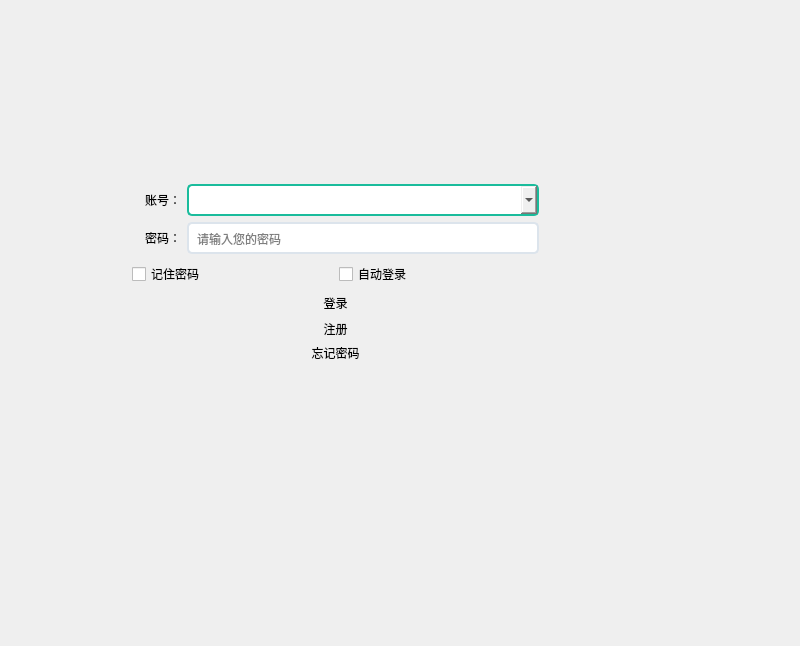
<?xml version="1.0" encoding="UTF-8"?>
<ui version="4.0">
 <class>Widget</class>
 <widget class="QWidget" name="Widget">
  <property name="geometry">
   <rect>
    <x>0</x>
    <y>0</y>
    <width>800</width>
    <height>646</height>
   </rect>
  </property>
  <property name="windowTitle">
   <string>Widget</string>
  </property>
  <property name="styleSheet">
   <string notr="true"/>
  </property>
  <widget class="QWidget" name="verticalLayoutWidget">
   <property name="geometry">
    <rect>
     <x>50</x>
     <y>110</y>
     <width>671</width>
     <height>361</height>
    </rect>
   </property>
   <layout class="QVBoxLayout" name="verticalLayout">
    <item>
     <widget class="QStackedWidget" name="stackedWidget">
      <property name="styleSheet">
       <string notr="true">QLineEdit{border-style:none;padding:6px;border-radius:5px;border:2px solid #DCE4EC;}
QLineEdit:focus{border:2px solid #1ABC9C;}

</string>
      </property>
      <property name="currentIndex">
       <number>0</number>
      </property>
      <widget class="QWidget" name="page">
       <property name="styleSheet">
        <string notr="true">#page{border-image: url(:/Art/bkglu.png);}</string>
       </property>
       <widget class="QWidget" name="verticalLayoutWidget_2">
        <property name="geometry">
         <rect>
          <x>60</x>
          <y>50</y>
          <width>429</width>
          <height>205</height>
         </rect>
        </property>
        <layout class="QVBoxLayout" name="verticalLayout_2">
         <item>
          <layout class="QGridLayout" name="gridLayout">
           <item row="0" column="1">
            <widget class="QLabel" name="label_2">
             <property name="text">
              <string>账号：</string>
             </property>
            </widget>
           </item>
           <item row="1" column="1">
            <widget class="QLabel" name="label_3">
             <property name="text">
              <string>密码：</string>
             </property>
            </widget>
           </item>
           <item row="1" column="2">
            <widget class="QLineEdit" name="Password_lineedit">
             <property name="styleSheet">
              <string notr="true"/>
             </property>
             <property name="echoMode">
              <enum>QLineEdit::Password</enum>
             </property>
             <property name="placeholderText">
              <string>请输入您的密码</string>
             </property>
            </widget>
           </item>
           <item row="0" column="0" rowspan="2">
            <widget class="QLabel" name="photo">
             <property name="styleSheet">
              <string notr="true">border-image: url(:/sucai/HeadPicture.ico);</string>
             </property>
             <property name="text">
              <string/>
             </property>
            </widget>
           </item>
           <item row="0" column="2">
            <widget class="QComboBox" name="Account_lineedit">
             <property name="styleSheet">
              <string notr="true">border-style:none;padding:6px;border-radius:5px;border:2px solid #DCE4EC;
border:2px solid #1ABC9C;</string>
             </property>
             <property name="editable">
              <bool>true</bool>
             </property>
            </widget>
           </item>
          </layout>
         </item>
         <item>
          <layout class="QHBoxLayout" name="horizontalLayout">
           <item>
            <widget class="QCheckBox" name="remmberPassword">
             <property name="styleSheet">
              <string notr="true"/>
             </property>
             <property name="text">
              <string>记住密码</string>
             </property>
            </widget>
           </item>
           <item>
            <widget class="QCheckBox" name="autoLogin">
             <property name="text">
              <string>自动登录</string>
             </property>
            </widget>
           </item>
          </layout>
         </item>
         <item>
          <layout class="QVBoxLayout" name="verticalLayout_3">
           <item>
            <widget class="QPushButton" name="Login">
             <property name="styleSheet">
              <string notr="true">border:none;</string>
             </property>
             <property name="text">
              <string>登录</string>
             </property>
            </widget>
           </item>
          </layout>
         </item>
         <item>
          <layout class="QVBoxLayout" name="verticalLayout_4">
           <item>
            <widget class="QPushButton" name="register1">
             <property name="styleSheet">
              <string notr="true">border:none;</string>
             </property>
             <property name="text">
              <string>注册</string>
             </property>
            </widget>
           </item>
           <item>
            <widget class="QPushButton" name="forgetPWBt">
             <property name="styleSheet">
              <string notr="true">border:none;</string>
             </property>
             <property name="text">
              <string>忘记密码</string>
             </property>
            </widget>
           </item>
          </layout>
         </item>
        </layout>
       </widget>
      </widget>
      <widget class="QWidget" name="page_4">
       <widget class="QWidget" name="gridLayoutWidget">
        <property name="geometry">
         <rect>
          <x>30</x>
          <y>30</y>
          <width>601</width>
          <height>340</height>
         </rect>
        </property>
        <layout class="QGridLayout" name="gridLayout_3">
         <item row="8" column="0" colspan="3">
          <layout class="QHBoxLayout" name="horizontalLayout_3">
           <item>
            <widget class="QPushButton" name="Ok_RegisterLogInBt">
             <property name="styleSheet">
              <string notr="true">QPushButton{border-style:none;padding:10px;border-radius:5px;color:#1ABC9C;background:#E6F8F5;}
QPushButton:hover{color:#2EE1C1;background:#FFFFFF;}
QPushButton:pressed{color:#16A086;background:#A7EEE6;}</string>
             </property>
             <property name="text">
              <string>确定</string>
             </property>
            </widget>
           </item>
           <item>
            <widget class="QPushButton" name="backBtPage4">
             <property name="styleSheet">
              <string notr="true">QPushButton{border-style:none;padding:10px;border-radius:5px;color:#1ABC9C;background:#E6F8F5;}
QPushButton:hover{color:#2EE1C1;background:#FFFFFF;}
QPushButton:pressed{color:#16A086;background:#A7EEE6;}</string>
             </property>
             <property name="text">
              <string>返回</string>
             </property>
            </widget>
           </item>
          </layout>
         </item>
         <item row="3" column="0">
          <widget class="QLabel" name="label_9">
           <property name="text">
            <string>密码:</string>
           </property>
           <property name="scaledContents">
            <bool>false</bool>
           </property>
           <property name="alignment">
            <set>Qt::AlignLeading|Qt::AlignLeft|Qt::AlignVCenter</set>
           </property>
          </widget>
         </item>
         <item row="4" column="0">
          <widget class="QLabel" name="label_10">
           <property name="text">
            <string>确认密码:</string>
           </property>
           <property name="alignment">
            <set>Qt::AlignLeading|Qt::AlignLeft|Qt::AlignVCenter</set>
           </property>
          </widget>
         </item>
         <item row="5" column="0">
          <widget class="QLabel" name="label_11">
           <property name="text">
            <string>手机号:</string>
           </property>
           <property name="alignment">
            <set>Qt::AlignLeading|Qt::AlignLeft|Qt::AlignVCenter</set>
           </property>
          </widget>
         </item>
         <item row="1" column="0">
          <widget class="QLabel" name="label_8">
           <property name="text">
            <string>账号:</string>
           </property>
           <property name="alignment">
            <set>Qt::AlignLeading|Qt::AlignLeft|Qt::AlignVCenter</set>
           </property>
          </widget>
         </item>
         <item row="5" column="1" colspan="2">
          <widget class="QLineEdit" name="PhoneNumber_RegisterLogIn">
           <property name="placeholderText">
            <string>请输入您的手机号码</string>
           </property>
          </widget>
         </item>
         <item row="4" column="1" colspan="2">
          <widget class="QLineEdit" name="PasswordAgain_RegisterLogIn">
           <property name="echoMode">
            <enum>QLineEdit::Password</enum>
           </property>
           <property name="placeholderText">
            <string>请保证输入密码一致</string>
           </property>
          </widget>
         </item>
         <item row="6" column="2">
          <widget class="QPushButton" name="SendAuthCodeBt__RegisterLogIn">
           <property name="styleSheet">
            <string notr="true">QPushButton{border-style:none;padding:10px;border-radius:5px;color:#1ABC9C;background:#E6F8F5;}
QPushButton:hover{color:#2EE1C1;background:#FFFFFF;}
QPushButton:pressed{color:#16A086;background:#A7EEE6;}</string>
           </property>
           <property name="text">
            <string>发送验证码</string>
           </property>
          </widget>
         </item>
         <item row="1" column="1">
          <widget class="QLineEdit" name="Account_RegisterLogIn">
           <property name="placeholderText">
            <string>请输入您的账号</string>
           </property>
          </widget>
         </item>
         <item row="1" column="2">
          <widget class="QPushButton" name="Check_RegisterLogInBt">
           <property name="styleSheet">
            <string notr="true">QPushButton{border-style:none;padding:10px;border-radius:5px;color:#1ABC9C;background:#E6F8F5;}
QPushButton:hover{color:#2EE1C1;background:#FFFFFF;}
QPushButton:pressed{color:#16A086;background:#A7EEE6;}</string>
           </property>
           <property name="text">
            <string>检测是否存在</string>
           </property>
          </widget>
         </item>
         <item row="3" column="1" colspan="2">
          <widget class="QLineEdit" name="Passward_RegisterLogIn">
           <property name="echoMode">
            <enum>QLineEdit::Password</enum>
           </property>
           <property name="placeholderText">
            <string>请输入您的密码</string>
           </property>
          </widget>
         </item>
         <item row="6" column="1">
          <widget class="QLineEdit" name="AuthCode_RegisterLogIn">
           <property name="placeholderText">
            <string>请输入验证码</string>
           </property>
          </widget>
         </item>
         <item row="6" column="0">
          <widget class="QLabel" name="label_13">
           <property name="frameShape">
            <enum>QFrame::NoFrame</enum>
           </property>
           <property name="frameShadow">
            <enum>QFrame::Plain</enum>
           </property>
           <property name="lineWidth">
            <number>1</number>
           </property>
           <property name="text">
            <string>验证码:</string>
           </property>
           <property name="textFormat">
            <enum>Qt::AutoText</enum>
           </property>
           <property name="alignment">
            <set>Qt::AlignLeading|Qt::AlignLeft|Qt::AlignVCenter</set>
           </property>
           <property name="margin">
            <number>0</number>
           </property>
           <property name="indent">
            <number>-1</number>
           </property>
          </widget>
         </item>
         <item row="0" column="0" colspan="3">
          <widget class="QLabel" name="label_14">
           <property name="text">
            <string>&lt;html&gt;&lt;head/&gt;&lt;body&gt;&lt;p&gt;&lt;span style=&quot; font-size:36pt; color:#55ffff;&quot;&gt;注册&lt;/span&gt;&lt;/p&gt;&lt;/body&gt;&lt;/html&gt;</string>
           </property>
           <property name="alignment">
            <set>Qt::AlignCenter</set>
           </property>
          </widget>
         </item>
        </layout>
       </widget>
      </widget>
      <widget class="QWidget" name="page_2">
       <widget class="QWidget" name="gridLayoutWidget_2">
        <property name="geometry">
         <rect>
          <x>100</x>
          <y>50</y>
          <width>431</width>
          <height>287</height>
         </rect>
        </property>
        <layout class="QGridLayout" name="gridLayout_2">
         <item row="3" column="0">
          <widget class="QLabel" name="label_5">
           <property name="text">
            <string>确认密码：</string>
           </property>
          </widget>
         </item>
         <item row="1" column="0">
          <widget class="QLabel" name="label">
           <property name="text">
            <string>账号：</string>
           </property>
          </widget>
         </item>
         <item row="6" column="0">
          <widget class="QLabel" name="label_7">
           <property name="text">
            <string>验证码：</string>
           </property>
          </widget>
         </item>
         <item row="2" column="0">
          <widget class="QLabel" name="label_4">
           <property name="text">
            <string>密码：</string>
           </property>
          </widget>
         </item>
         <item row="4" column="0">
          <widget class="QLabel" name="label_6">
           <property name="text">
            <string>手机号：</string>
           </property>
          </widget>
         </item>
         <item row="8" column="0" colspan="3">
          <layout class="QHBoxLayout" name="horizontalLayout_2">
           <item>
            <widget class="QPushButton" name="Ok_ForgetPassword">
             <property name="styleSheet">
              <string notr="true">QPushButton{border-style:none;padding:10px;border-radius:5px;color:#1ABC9C;background:#E6F8F5;}
QPushButton:hover{color:#2EE1C1;background:#FFFFFF;}
QPushButton:pressed{color:#16A086;background:#A7EEE6;}</string>
             </property>
             <property name="text">
              <string>确定</string>
             </property>
            </widget>
           </item>
           <item>
            <widget class="QPushButton" name="backBtPage2">
             <property name="styleSheet">
              <string notr="true">QPushButton{border-style:none;padding:10px;border-radius:5px;color:#1ABC9C;background:#E6F8F5;}
QPushButton:hover{color:#2EE1C1;background:#FFFFFF;}
QPushButton:pressed{color:#16A086;background:#A7EEE6;}</string>
             </property>
             <property name="text">
              <string>返回</string>
             </property>
            </widget>
           </item>
          </layout>
         </item>
         <item row="6" column="1">
          <widget class="QLineEdit" name="lineEdit_5">
           <property name="placeholderText">
            <string>请输入验证码</string>
           </property>
          </widget>
         </item>
         <item row="2" column="1" colspan="2">
          <widget class="QLineEdit" name="Password_ForgetPassword">
           <property name="echoMode">
            <enum>QLineEdit::Password</enum>
           </property>
           <property name="placeholderText">
            <string>请输入您要重置的密码</string>
           </property>
          </widget>
         </item>
         <item row="3" column="1" colspan="2">
          <widget class="QLineEdit" name="PasswordAgain_ForgetPassword">
           <property name="echoMode">
            <enum>QLineEdit::Password</enum>
           </property>
           <property name="placeholderText">
            <string>请保证输入密码一致</string>
           </property>
          </widget>
         </item>
         <item row="6" column="2">
          <widget class="QPushButton" name="pushButton">
           <property name="styleSheet">
            <string notr="true">QPushButton{border-style:none;padding:10px;border-radius:5px;color:#1ABC9C;background:#E6F8F5;}
QPushButton:hover{color:#2EE1C1;background:#FFFFFF;}
QPushButton:pressed{color:#16A086;background:#A7EEE6;}</string>
           </property>
           <property name="text">
            <string>获取验证码</string>
           </property>
          </widget>
         </item>
         <item row="1" column="1" colspan="2">
          <widget class="QLineEdit" name="Account_ForgetPassword">
           <property name="placeholderText">
            <string>请输入您的账号</string>
           </property>
          </widget>
         </item>
         <item row="4" column="1" colspan="2">
          <widget class="QLineEdit" name="PhoneNumber_ForgetPassword">
           <property name="placeholderText">
            <string>请输入您的手机号码</string>
           </property>
          </widget>
         </item>
         <item row="0" column="0" colspan="3">
          <widget class="QLabel" name="label_12">
           <property name="text">
            <string>&lt;html&gt;&lt;head/&gt;&lt;body&gt;&lt;p align=&quot;center&quot;&gt;&lt;span style=&quot; font-size:36pt; color:#55ffff;&quot;&gt;忘记密码&lt;/span&gt;&lt;/p&gt;&lt;/body&gt;&lt;/html&gt;</string>
           </property>
           <property name="alignment">
            <set>Qt::AlignCenter</set>
           </property>
          </widget>
         </item>
        </layout>
       </widget>
      </widget>
     </widget>
    </item>
   </layout>
  </widget>
 </widget>
 <layoutdefault spacing="6" margin="11"/>
 <resources/>
 <connections/>
</ui>
